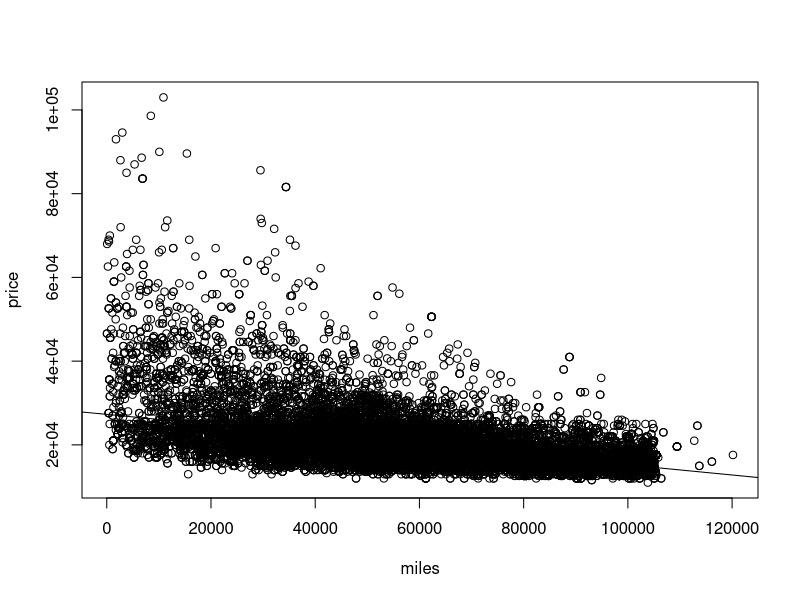
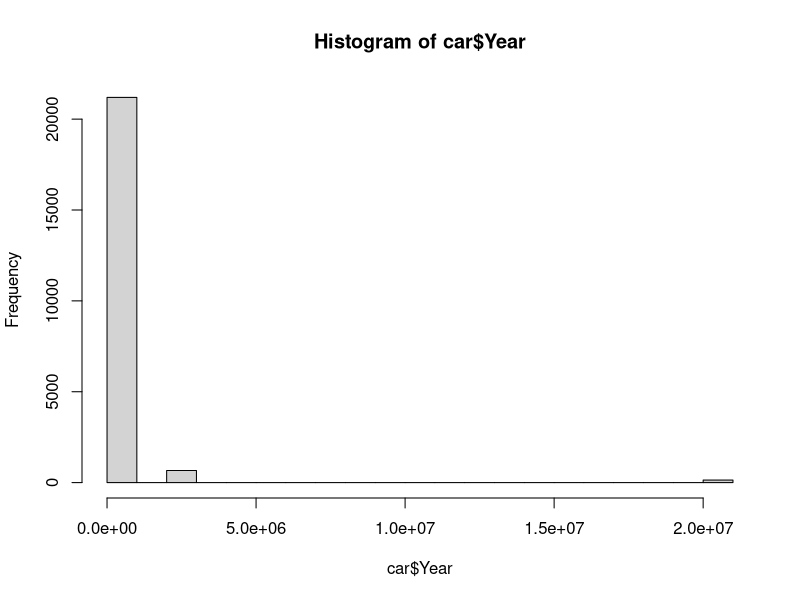
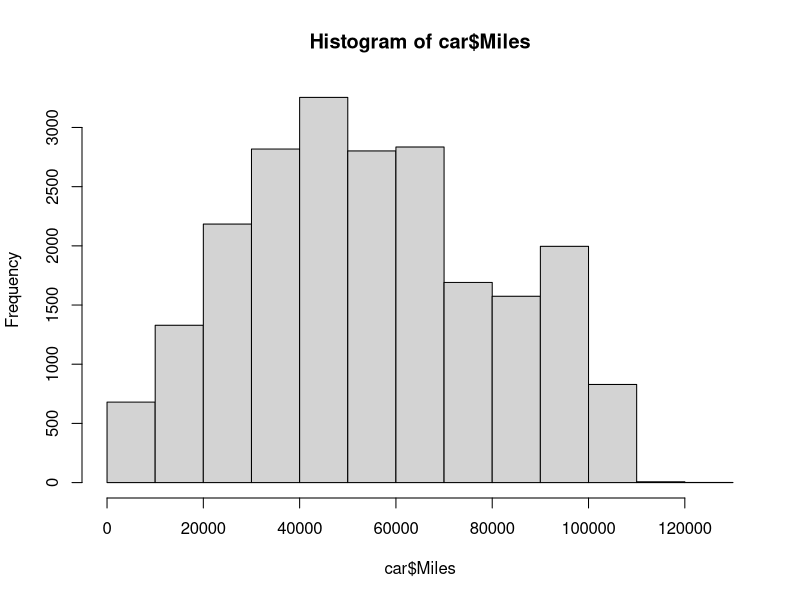
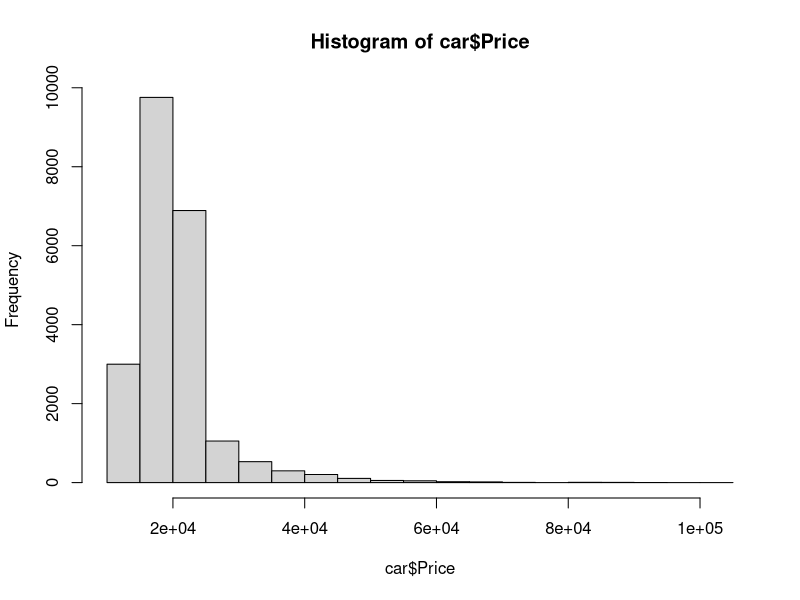
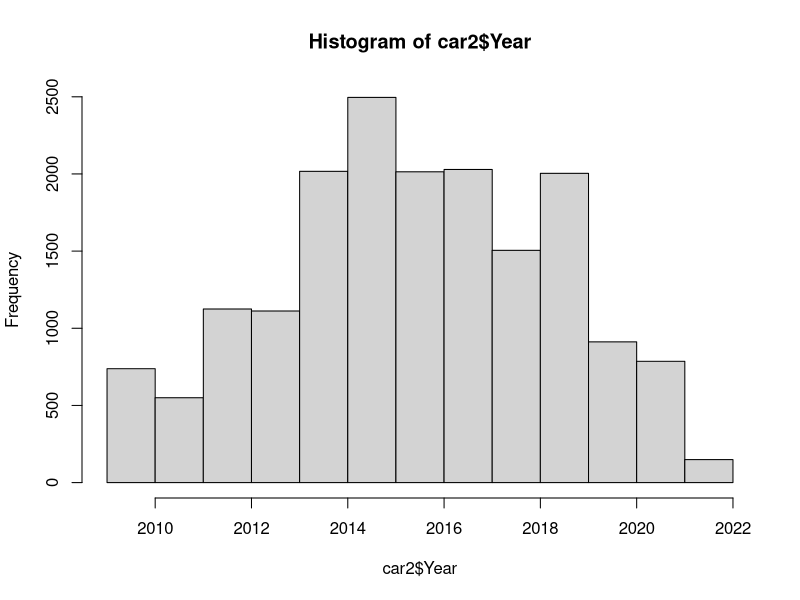
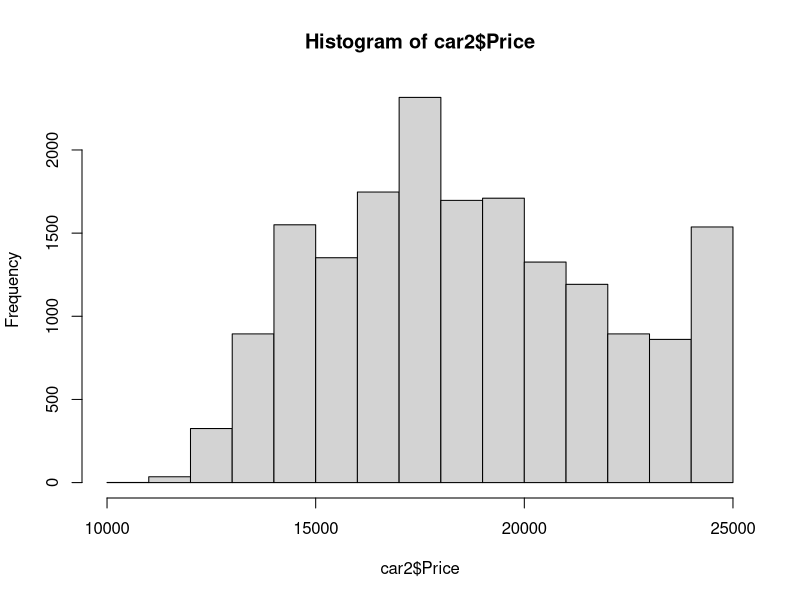
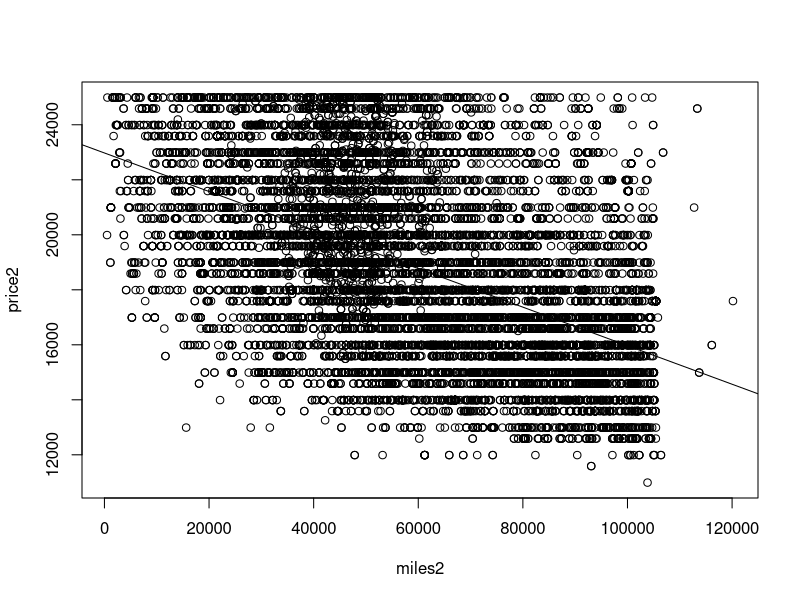
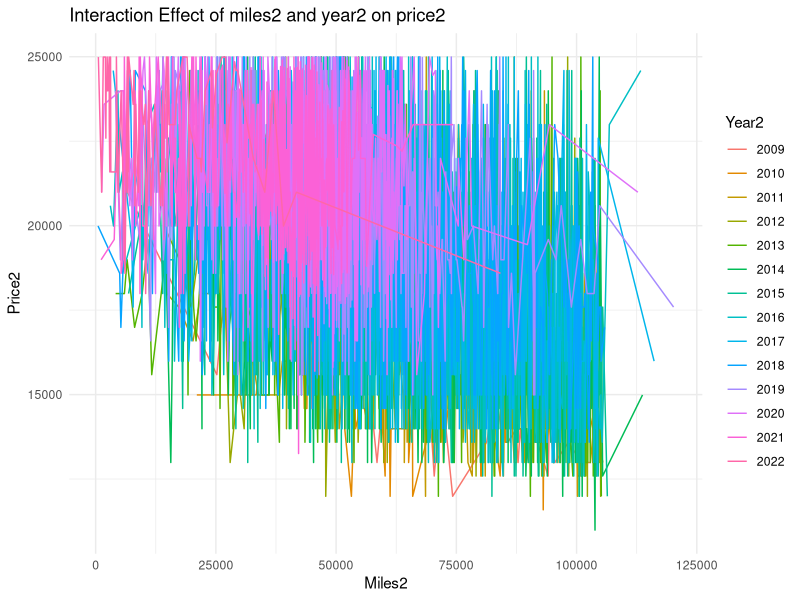

These charts were generated, in order, by the following R code:
rm(list = ls())

# 車の価格予測のデータセット（22000×3）を使用
# https://www.kaggle.com/datasets/ravishah1/carvana-predict-car-prices
car <- read.csv("car.csv")
nrow(car)
length(car)

# 車の製造年、走行マイル、値段をそれぞれ代入
year <- car$Year
miles <- car$Miles
price <- car$Price

# 製造年と走行マイルから予測
# Multiple R-squared:  0.2412なので、値段の24%ぐらいを説明できている
data <- lm(price~year+miles)
summary(data)

# プロットする
# 走行マイルが少ない車は、値段の幅が広くなっている
plot(miles, price)
abline(lm(price~miles))

hist(car$Year)
hist(car$Miles)
hist(car$Price)

# 値段が25000以上のもの、製造年が2024以上のものを外れ値とみなし除いてみる
car2 <- car[(car$Price<25000 & car$Year < 2024), ]
nrow(car2)
hist(car2$Year)
hist(car2$Price)

miles2 <- car2$Miles
price2 <- car2$Price
year2 <- car2$Year

# 製造年と走行マイルから予測
# Multiple R-squared:  0.4035なので、値段の40%ぐらいを説明できている
data2 <- lm(price2~miles2+year2)
summary(data2)
plot(miles2, price2)
abline(lm(price2~miles2))

# 回帰係数の等質性
summary(aov(price2~miles2*year2))
# 今回miles2:year2のp値が2e-16以下なので、5%水準で回帰線が平行でない（非線形）と結論づけられる
# すなわち、そもそも共分散分析の信ぴょう性が低い疑いがある

# 回帰線の様子を調べる
library(ggplot2)
ggplot(car2, aes(x = miles2, y = price2, color = factor(year2))) +
  geom_line() +
  labs(title = "Interaction Effect of miles2 and year2 on price2",
       x = "Miles2",
       y = "Price2",
       color = "Year2") +
  theme_minimal()
